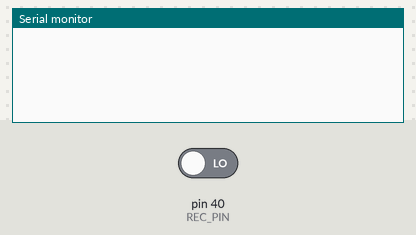
Recording of a sketch running on a simulated Arduino Mega 2560, built with avr-gcc and run on an emulated ATmega2560. Parts: the last lines printed to the serial monitor. The test bench sets the inputs (shaded band); at power-on: pin 40 (REC_PIN) LOW.

Above: at 1.2 s.
1.3 s: pin 40 (REC_PIN) driven HIGH
At 1.7 s:
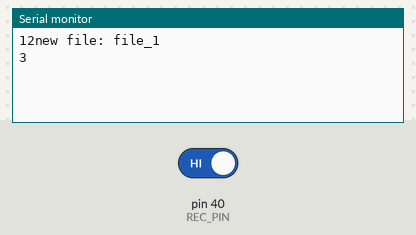
2.8 s: pin 40 (REC_PIN) driven LOW
At 3.8 s:
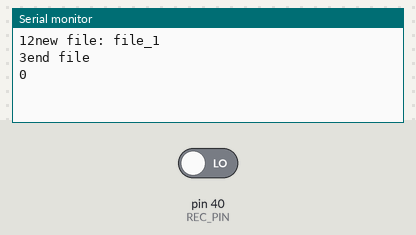

The sketch:

Rec_Button.ino
```cpp
// The slave (or the receiver)
// Should be loaded onto the Arduino MEGA to test the record button

#define REC_PIN 40

// Record Button variables
int recState = 0;
long int recStartTime;
int recording = 0;
int fileNum = 1;

//===========

void setup() {
    // Set up the system
    pinMode(REC_PIN, INPUT);
    Serial.begin(2000000);
}

//=============

void loop() {
    recData();
}

//==============

// Checks if the record button is pressed, if so, sends the signal to send data to a file
// Inputs:  NULL
// Outputs: NULL
void recData() {
    recState = digitalRead(REC_PIN);

    // If we are waiting for the first press, and we press the button
    if (recState==HIGH && recording==0) {
        recStartTime = millis();
        recording = 1;
        Serial.print(recording);
    }

    // If 5ms has elapsed, and we are still pressing the button
    else if ((millis()-recStartTime)>5 && recording == 1 && recState==HIGH) {
        recording = 2;
        Serial.print(recording);
    }

    else if (recording==2) {
        Serial.print("new file: file_");
        Serial.println(String(fileNum));
        fileNum = fileNum + 1;
        recording = 3;
        Serial.print(recording);
    }

    // If we are recording and we stop pressing the button
    else if (recState==LOW && recording==3) {
        recording = 0;
        Serial.println("end file");
        Serial.print(recording);
    }
}
```

Measured:
- after the input at 1.3 s, the serial monitor: prints a new line at once (image 1)
- after the input at 2.8 s, the serial monitor: prints a new line at once (image 2)
